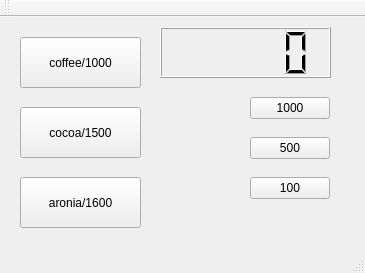
<?xml version="1.0" encoding="UTF-8"?>
<ui version="4.0">
 <class>MainWindow</class>
 <widget class="QMainWindow" name="MainWindow">
  <property name="geometry">
   <rect>
    <x>0</x>
    <y>0</y>
    <width>365</width>
    <height>273</height>
   </rect>
  </property>
  <property name="windowTitle">
   <string>MainWindow</string>
  </property>
  <widget class="QWidget" name="centralWidget">
   <widget class="QPushButton" name="pushButton">
    <property name="geometry">
     <rect>
      <x>250</x>
      <y>80</y>
      <width>80</width>
      <height>22</height>
     </rect>
    </property>
    <property name="text">
     <string>1000</string>
    </property>
   </widget>
   <widget class="QPushButton" name="pushButton_2">
    <property name="geometry">
     <rect>
      <x>250</x>
      <y>120</y>
      <width>80</width>
      <height>22</height>
     </rect>
    </property>
    <property name="text">
     <string>500</string>
    </property>
   </widget>
   <widget class="QPushButton" name="pushButton_3">
    <property name="geometry">
     <rect>
      <x>250</x>
      <y>160</y>
      <width>80</width>
      <height>22</height>
     </rect>
    </property>
    <property name="text">
     <string>100</string>
    </property>
   </widget>
   <widget class="QPushButton" name="pushButton_4">
    <property name="geometry">
     <rect>
      <x>20</x>
      <y>20</y>
      <width>121</width>
      <height>51</height>
     </rect>
    </property>
    <property name="text">
     <string>coffee/1000</string>
    </property>
   </widget>
   <widget class="QPushButton" name="pushButton_5">
    <property name="geometry">
     <rect>
      <x>20</x>
      <y>90</y>
      <width>121</width>
      <height>51</height>
     </rect>
    </property>
    <property name="text">
     <string>cocoa/1500</string>
    </property>
   </widget>
   <widget class="QPushButton" name="pushButton_6">
    <property name="geometry">
     <rect>
      <x>20</x>
      <y>160</y>
      <width>121</width>
      <height>51</height>
     </rect>
    </property>
    <property name="text">
     <string>aronia/1600</string>
    </property>
   </widget>
   <widget class="QLCDNumber" name="lcdNumber">
    <property name="geometry">
     <rect>
      <x>160</x>
      <y>10</y>
      <width>171</width>
      <height>51</height>
     </rect>
    </property>
   </widget>
  </widget>
  <widget class="QMenuBar" name="menuBar">
   <property name="geometry">
    <rect>
     <x>0</x>
     <y>0</y>
     <width>365</width>
     <height>19</height>
    </rect>
   </property>
  </widget>
  <widget class="QToolBar" name="mainToolBar">
   <attribute name="toolBarArea">
    <enum>TopToolBarArea</enum>
   </attribute>
   <attribute name="toolBarBreak">
    <bool>false</bool>
   </attribute>
  </widget>
  <widget class="QStatusBar" name="statusBar"/>
 </widget>
 <layoutdefault spacing="6" margin="11"/>
 <resources/>
 <connections/>
</ui>
